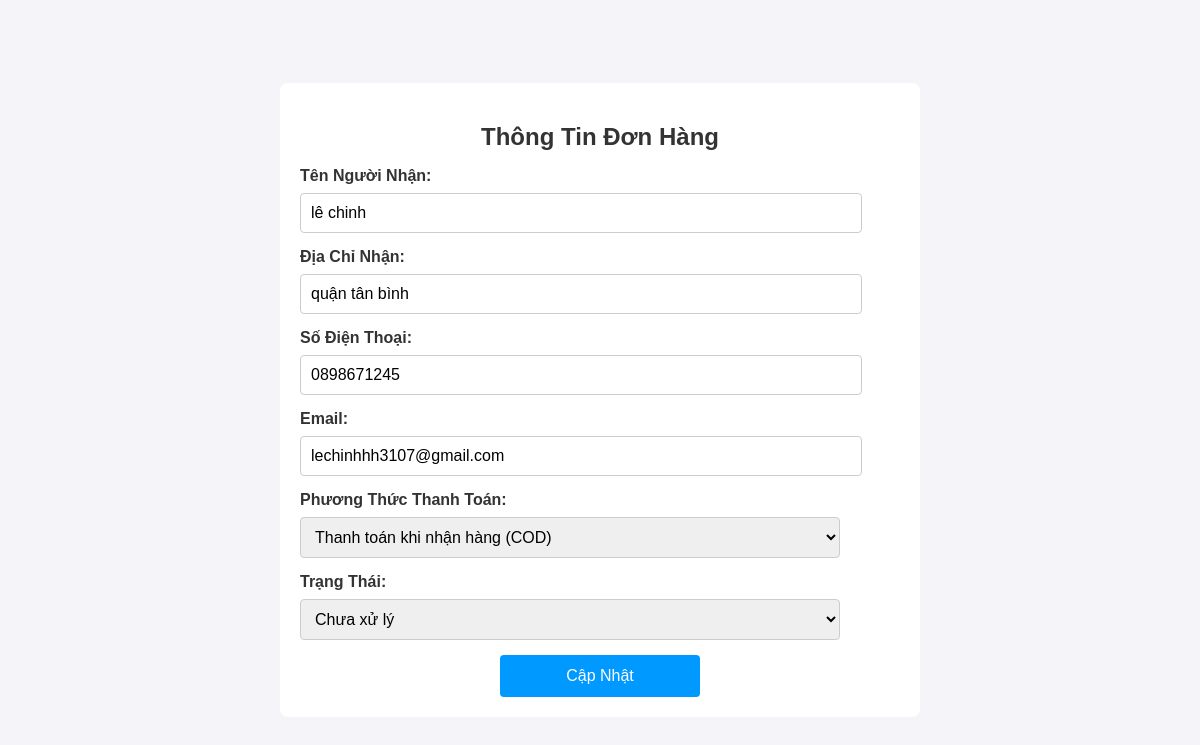
Page /admin/edit_order.php?id2=1 (signed in) on the committed database.
### tables this page shows
CREATE TABLE IF NOT EXISTS `donhang` (
  `madonhang` int NOT NULL AUTO_INCREMENT,
  `tennguoinhan` varchar(50) NOT NULL,
  `diachinhan` text NOT NULL,
  `sdtnguoinhan` varchar(10) NOT NULL,
  `emailnguoinhan` varchar(50) NOT NULL,
  `phuongthucthanhtoan` varchar(50) NOT NULL DEFAULT 'Thanh toán khi nhận hàng (COD)',
  `trangthai` varchar(50) DEFAULT 'Đang xử lý',
  PRIMARY KEY (`madonhang`)
);

### admin/edit_order.php (the view, shortened to what this page needs)
<?php
$conn = connectdb();
if (isset($_GET['id2'])) {
    $madonhang = $_GET['id2'];
    $sql = "SELECT * FROM donhang WHERE madonhang = :madonhang";
    $stmt = $conn->prepare($sql);
    $stmt->bindParam(':madonhang', $madonhang, PDO::PARAM_INT);
    $stmt->execute();
    $order = $stmt->fetch(PDO::FETCH_ASSOC);
} else {
    echo "Không có mã đơn hàng.";
    exit();
}
?>
<!DOCTYPE html>
<html lang="en">
<head>
    <link rel="stylesheet" href="/admin/edit_order.css">
</head>
<body>
    <form method="POST">
    <h1>Thông Tin Đơn Hàng</h1>
        <label for="tennguoinhan">Tên Người Nhận:</label>
        <input type="text" id="tennguoinhan" name="tennguoinhan" value="<?php echo htmlspecialchars($order['tennguoinhan']); ?>" required><br>
        <label for="diachinhan">Địa Chỉ Nhận:</label>
        <input type="text" id="diachinhan" name="diachinhan" value="<?php echo htmlspecialchars($order['diachinhan']); ?>" required><br>
        <label for="sdtnguoinhan">Số Điện Thoại:</label>
        <input type="text" id="sdtnguoinhan" name="sdtnguoinhan" value="<?php echo htmlspecialchars($order['sdtnguoinhan']); ?>" required><br>
        <label for="emailnguoinhan">Email:</label>
        <input type="email" id="emailnguoinhan" name="emailnguoinhan" value="<?php echo htmlspecialchars($order['emailnguoinhan']); ?>" required><br>
        <label for="phuongthucthanhtoan">Phương Thức Thanh Toán:</label>
        <select id="phuongthucthanhtoan" name="phuongthucthanhtoan" required>
            <option value="Thanh toán khi nhận hàng (COD)" <?php if ($order['phuongthucthanhtoan'] == 'Thanh toán khi nhận hàng (COD)') echo 'selected'; ?>>Thanh toán khi nhận hàng (COD)</option>
        </select><br>
        <label for="trangthai">Trạng Thái:</label>
        <select id="trangthai" name="trangthai" required>
            <option value="Chưa xử lý" <?php if ($order['trangthai'] == 'Chưa xử lý') echo 'selected'; ?>>Chưa xử lý</option>
        </select><br>
        <button type="submit">Cập Nhật</button>
    </form>
</body>
</html>

### admin/edit_order.css (style rules this page uses)
body { font-family: Arial, sans-serif; margin: 0; padding: 0; background-color: #f4f4f9; display: flex; justify-content: center; align-items: center; height: 100vh; }
h1 { text-align: center; margin-top: 20px; font-size: 24px; color: #333; }
form { width: 100%; max-width: 600px; margin: 0 auto; padding: 20px; background-color: white; box-shadow: none; border-radius: 8px; padding-right: 20px; }
label { display: block; margin-bottom: 8px; font-weight: bold; color: #333; }
input, select { width: 90%; padding: 10px; margin-bottom: 15px; border: 1px solid #ccc; border-radius: 4px; font-size: 16px; }
button { background-color: #0099FF; color: white; padding: 12px; border: none; border-radius: 4px; cursor: pointer; width: 200px; font-size: 16px; transition: background-color 0.3s ease; display: block; margin: 0 auto; }

### rows in the picture
donhang: tennguoinhan "lê chinh", diachinhan "quận tân bình", sdtnguoinhan "0898671245", emailnguoinhan "lechinhhh3107@gmail.com", phuongthucthanhtoan "Thanh toán khi nhận hàng (COD)"
